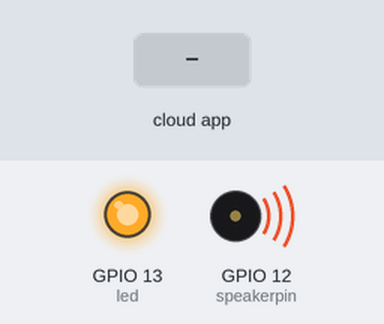
The sketch below on a simulated ESP8266 (NodeMCU). Shown: output pins drawn as LEDs (lit = HIGH), buzzer (waves = sounding). The test bench sets the inputs (shaded band). WiFi joins after 1.5 s; servers stay silent unless stated; the Firebase database answers and starts empty; what the sketch prints to the serial monitor is not drawn.

Above: at 1.9 s.
At 2.7 s:
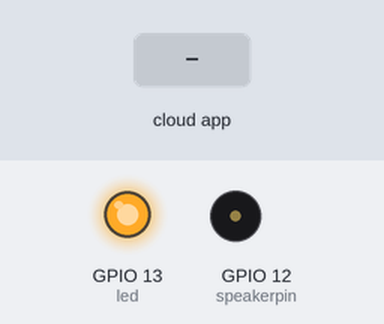
2.8 s: the phone or cloud app sets led to 0
At 4.2 s:
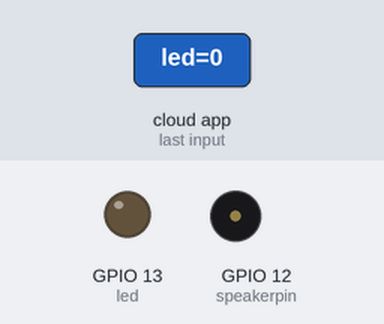
Timing chart, 0 to 5.8 s (numbered marks = the images above; inputs shaded):
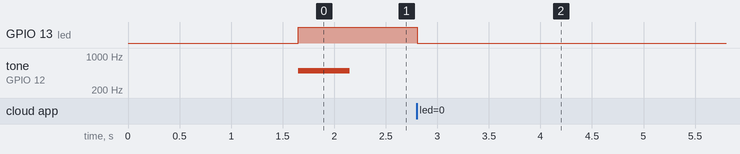

The sketch:

FirebaseDemo_ESP8266_Led.ino.ino
```cpp
// (licence header left out)
// FirebaseDemo_ESP8266 is a sample that demo the different functions
// of the FirebaseArduino API.

#include <ESP8266WiFi.h>
#include <FirebaseArduino.h>

// Set these to run example.
#define FIREBASE_HOST "maker-ab6f2.firebaseio.com"
#define FIREBASE_AUTH "lQCOnHGm1tcU4Ay14I4X5x5bl2ToG9X0r6CVtuix"
#define WIFI_SSID "silla2g"
#define WIFI_PASSWORD "min12345"

int led = 13 ;
int speakerpin = 12; //스피커가 연결된 디지털핀 설정

void setup() {
  Serial.begin(9600);
  pinMode(13, OUTPUT);

  // connect to wifi.
  WiFi.begin(WIFI_SSID, WIFI_PASSWORD);
  Serial.print("connecting");
  while (WiFi.status() != WL_CONNECTED) {
    Serial.print(".");
    delay(500);
  }
  Serial.println();
  Serial.print("connected: ");
  Serial.println(WiFi.localIP());

  Firebase.begin(FIREBASE_HOST,FIREBASE_AUTH);
}

void loop() {
  // set value
  String n = Firebase.getString("led") ;
  Serial.println(n);
  // handle error
  if (Firebase.failed()) {
      Serial.print("read /led failed:");
      Serial.println(Firebase.error());
      return;
  }

  if ( n == "0" ) {
      digitalWrite(led, LOW);
  }
  else {
     digitalWrite(led, HIGH);
     tone(speakerpin,500,500);
  }
  delay(1000);

}
```

Measured:
- after the input at 2.8 s, GPIO 13 (led): HIGH → LOW at once; tone on GPIO 12 (speakerpin): stops changing and stays silent
